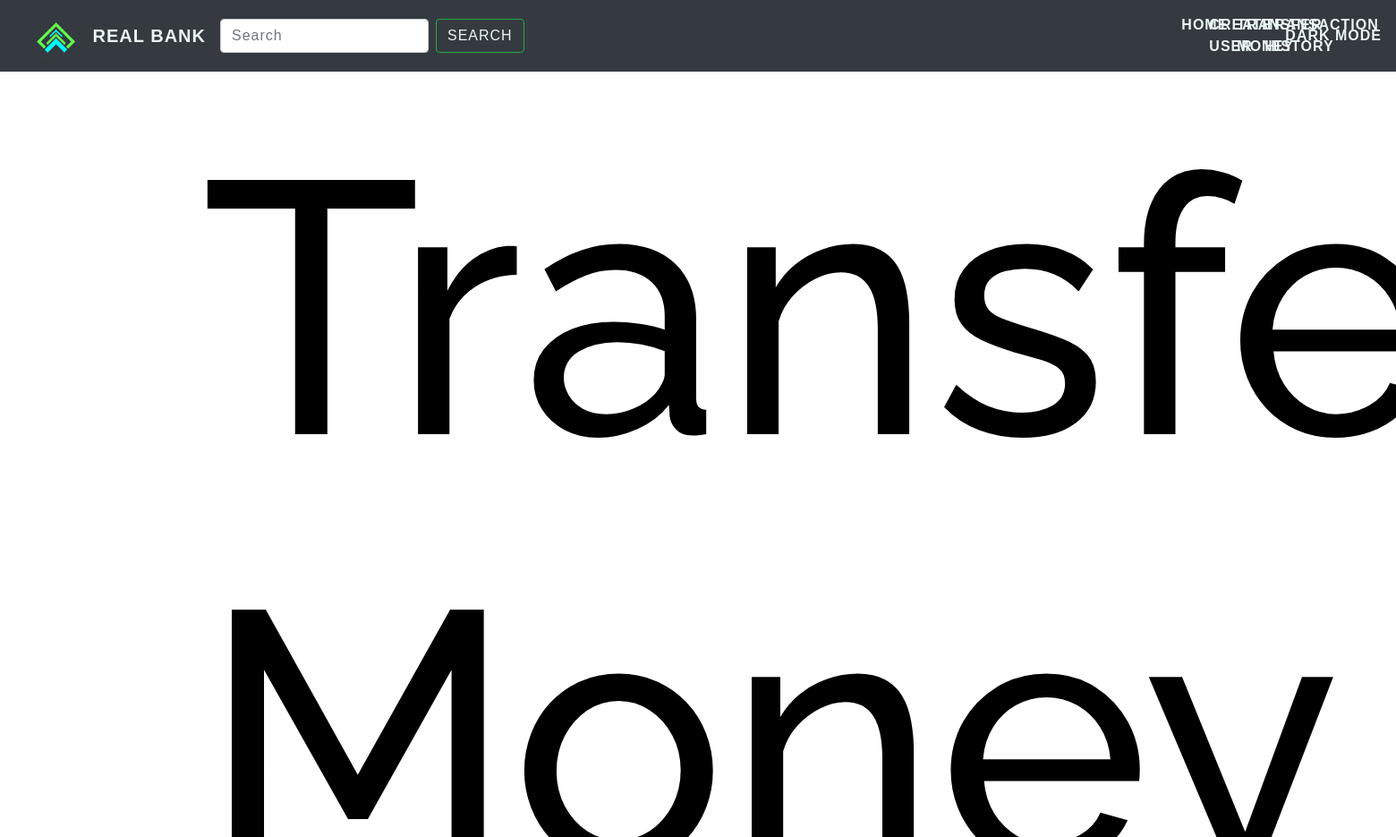
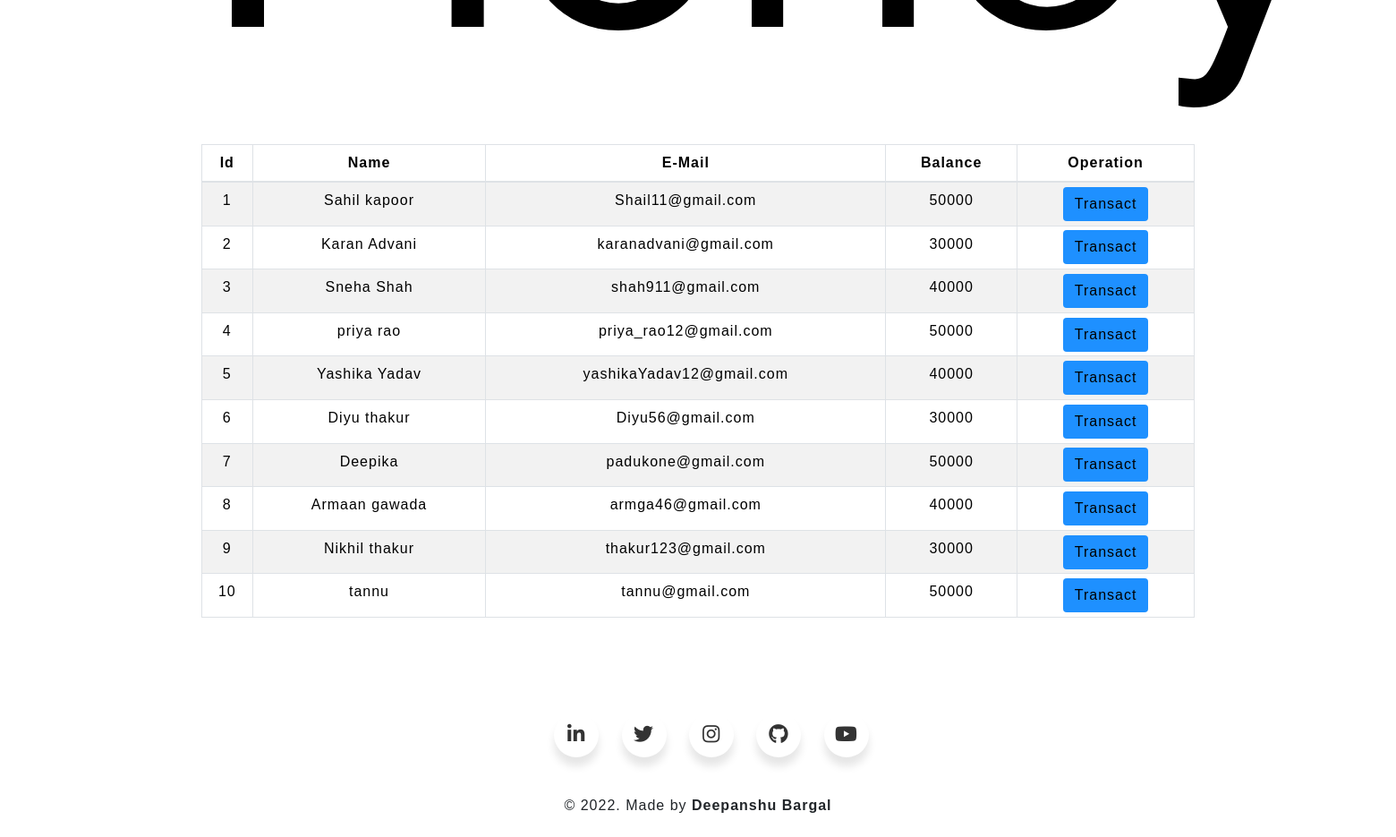
The app's page /transfermoney.php with its own data (2 pictures, top to bottom).
### tables this page shows
CREATE TABLE `users` (
  `id` int(3) NOT NULL,
  `name` text NOT NULL,
  `email` varchar(30) NOT NULL,
  `balance` int(8) NOT NULL
);

### transfermoney.php (the view, shortened to what this page needs)
<!DOCTYPE html>
<html lang="en">
<head>
    <link rel="stylesheet" href="https://maxcdn.bootstrapcdn.com/bootstrap/4.0.0/css/bootstrap.min.css">
    <link rel="stylesheet" type="text/css" href="css/table.css">
    <link rel="stylesheet" type="text/css" href="css/navbar.css">
</head>
<body style="background-color : white;">
<?php
    include 'config.php';
    $sql = "SELECT * FROM users";
    $result = mysqli_query($conn,$sql);
?>
<?php
  include 'navbar.php';
?>
<div class="container">
        <h2 class="text-center pt-4" style="color : black;">Transfer Money</h2>
        <br>
            <div class="row">
                <div class="col">
                    <div class="table-responsive-sm">
                    <table class="table table-hover table-sm table-striped table-condensed table-bordered" style="border-color:black\\;">
                        <thead style="color : black;">
                            <tr>
                            <th scope="col" class="text-center py-2">Id</th>
                            <th scope="col" class="text-center py-2">Name</th>
                            <th scope="col" class="text-center py-2">E-Mail</th>
                            <th scope="col" class="text-center py-2">Balance</th>
                            <th scope="col" class="text-center py-2">Operation</th>
                            </tr>
                        </thead>
                        <tbody>
                <?php
                    while($rows=mysqli_fetch_assoc($result)){
                ?>
                    <tr style="color : black;">
                        <td class="py-2"><?php echo $rows['id'] ?></td>
                        <td class="py-2"><?php echo $rows['name']?></td>
                        <td class="py-2"><?php echo $rows['email']?></td>
                        <td class="py-2"><?php echo $rows['balance']?></td>
                        <td><a href="selecteduserdetail.php?id= <?php echo $rows['id'] ;?>"> <button type="button" class="btn" style="background-color : #1e90ff;">Transact</button></a></td>
                    </tr>
                <?php
                    }
                ?>
                        </tbody>
                    </table>
                    </div>
                </div>
            </div>
         </div>
  <?php
  include 'footer.php';
  ?>
</body>
</html>

### navbar.php (shortened to what this page needs)
<nav class="navbar navbar-expand-md navbar-dark bg-dark">
<a href="index.php"><img src="images\abstract-arrows-going-upward-3166ld-removebg-preview1.png" alt=" Error"
                    style="height: 44px; margin-left:20px; margin-top:8px; margin-bottom: 4px; padding-right: 15px;"></a>
<div class="collapse navbar-collapse" id="collapsibleNavbar">
<a class="navbar-brand" href="index.php" style="color : #ebf6f5;"><b>REAL BANK</b></a>
  <form class="form-inline my-2 my-lg-0">
      <input class="form-control mr-sm-2" type="search" placeholder="Search" aria-label="Search">
      <button class="btn btn-outline-success my-2 my-sm-0" type="submit" style="color : #ebf6f5;">SEARCH</button>
    </form>
    <ul class="navbar-nav ml-auto">
      <li class="nav-item">
        <a class="nav-link" href="index.php" style="color : #ebf6f5;"><b>HOME</b></a>
      </li>
      <li class="nav-item">
        <a class="nav-link" href="createuser.php" style="color : #ebf6f5;"><b>CREATE USER</b></a>
      </li>
      <li class="nav-item">
        <a class="nav-link" href="transfermoney.php" style="color : #ebf6f5;"><b>TRANSFER MONEY</b></a>
      </li>
      <li class="nav-item">
        <a class="nav-link" href="transactionhistory.php" style="color : #ebf6f5;"><b>TRANSACTION HISTORY</b></a>
      </li>
    </ul>
  </div>
  <button class="toggle-item" onclick="myFunction()"><strong> DARK MODE</strong></button>
</nav>

### footer.php (shortened to what this page needs)
<link rel='stylesheet' href='https://cdnjs.cloudflare.com/ajax/libs/font-awesome/5.15.1/css/all.min.css'>
<div class="wrapper">
  <a href="https://www.linkedin.com/feed/" class="icon lindlin">
    <span><i class="fab fa-linkedin-in"></i></span>
  </a>
  <a href="https://www.nseindia.com/" class="icon twitter">
    <span><i class="fab fa-twitter"></i></span>
  </a>
  <a href="https://www.instagram.com/" class="icon instagram">
    <span><i class="fab fa-instagram"></i></span>
  </a>
  <a href="https://github.com/Deep-910" class="icon github">
    <span><i class="fab fa-github"></i></span>
  </a>
  <a href="#" class="icon youtube">
    <span><i class="fab fa-youtube"></i></span>
  </a>
</div>
<footer class="text-center mt-4 py-2 ">
        <p style="text-align: center;">&copy 2022. Made by <b>Deepanshu Bargal</b></p>
      </footer>

### sql/css/table.css (style rules this page uses)
* { padding: 0; margin: 0; box-sizing: border-box; font-family: sans-serif; }
h2 { font-size: 400px; }
table { letter-spacing: 1.2px; }
td { text-align: center; }
button { border:none; background: #d9d9d9; transition: 1s; }
@media only screen and (orientation: portrait) { * { letter-spacing: 1px; } }

### sql/css/navbar.css (style rules this page uses)
.nav-link { margin-right: 15px; color: #2F363F; letter-spacing: 0.5px; transition: 0.5s; width: 2px; }
.navbar-brand { color: #4C4B4B; letter-spacing: 0.5px; }
h2 { color: #ca0707c8; letter-spacing: 0.5px; font-family: raleway; }

### transfermoney.php (style rules this page uses)
button { transition: 1.5s; }

### navbar.php (style rules this page uses)
.toggle-item { color: #ebf6f5; background-color: transparent; font-family: raleway; }

### footer.php (style rules this page uses)
.wrapper { align-items: center; text-align: center; margin-top: 10vh; width: 100%; padding-left: -2px; margin-left: 15px; }
.wrapper .icon { position: relative; background-color: #ffffff; border-radius: 50%; margin: 10px; width: 50px; height: 50px; line-height: 50px; font-size: 22px; display: inline-block; align-items: center; box-shadow: 0 10px 10px rgba(0, 0, 0, 0.1); cursor: pointer; transition: all 0.2s cubic-bezier(0.68, -0.55, 0.265, 1.55); color: #333; text-decoration: none; }

### records on screen
users: id "1", name "Sahil kapoor", email "Shail11@gmail.com", balance "50000"
users: id "2", name "Karan Advani", email "karanadvani@gmail.com", balance "30000"
users: id "3", name "Sneha Shah", email "shah911@gmail.com", balance "40000"
users: id "4", name "priya rao", email "priya_rao12@gmail.com", balance "50000"
users: id "5", name "Yashika Yadav", email "yashikaYadav12@gmail.com", balance "40000"
users: id "6", name "Diyu thakur", email "Diyu56@gmail.com", balance "30000"
users: id "7", name "Deepika", email "padukone@gmail.com", balance "50000"
users: id "8", name "Armaan gawada", email "armga46@gmail.com", balance "40000"
users: id "9", name "Nikhil thakur", email "thakur123@gmail.com", balance "30000"
users: id "10", name "tannu", email "tannu@gmail.com", balance "50000"
